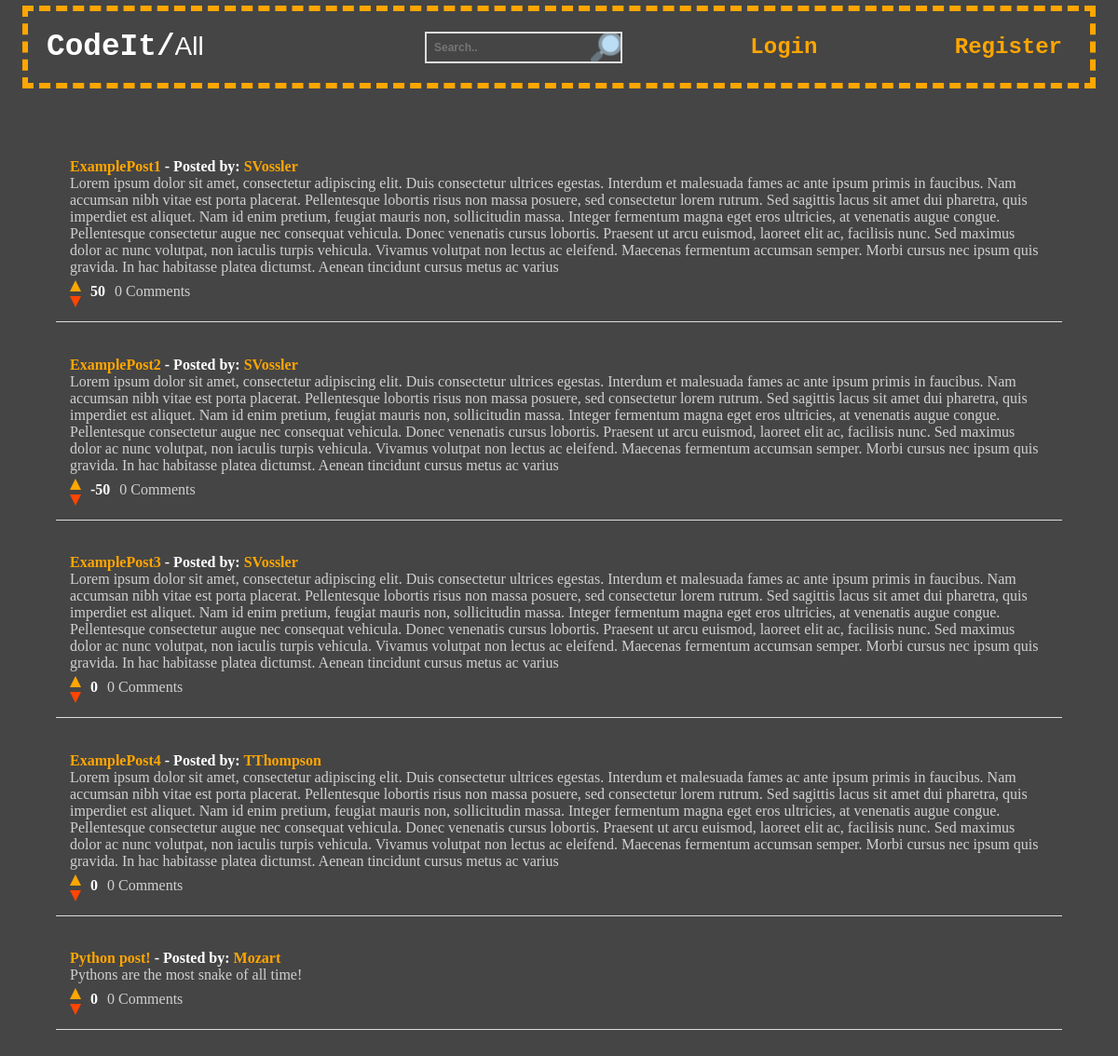
Before: / with the older database file.
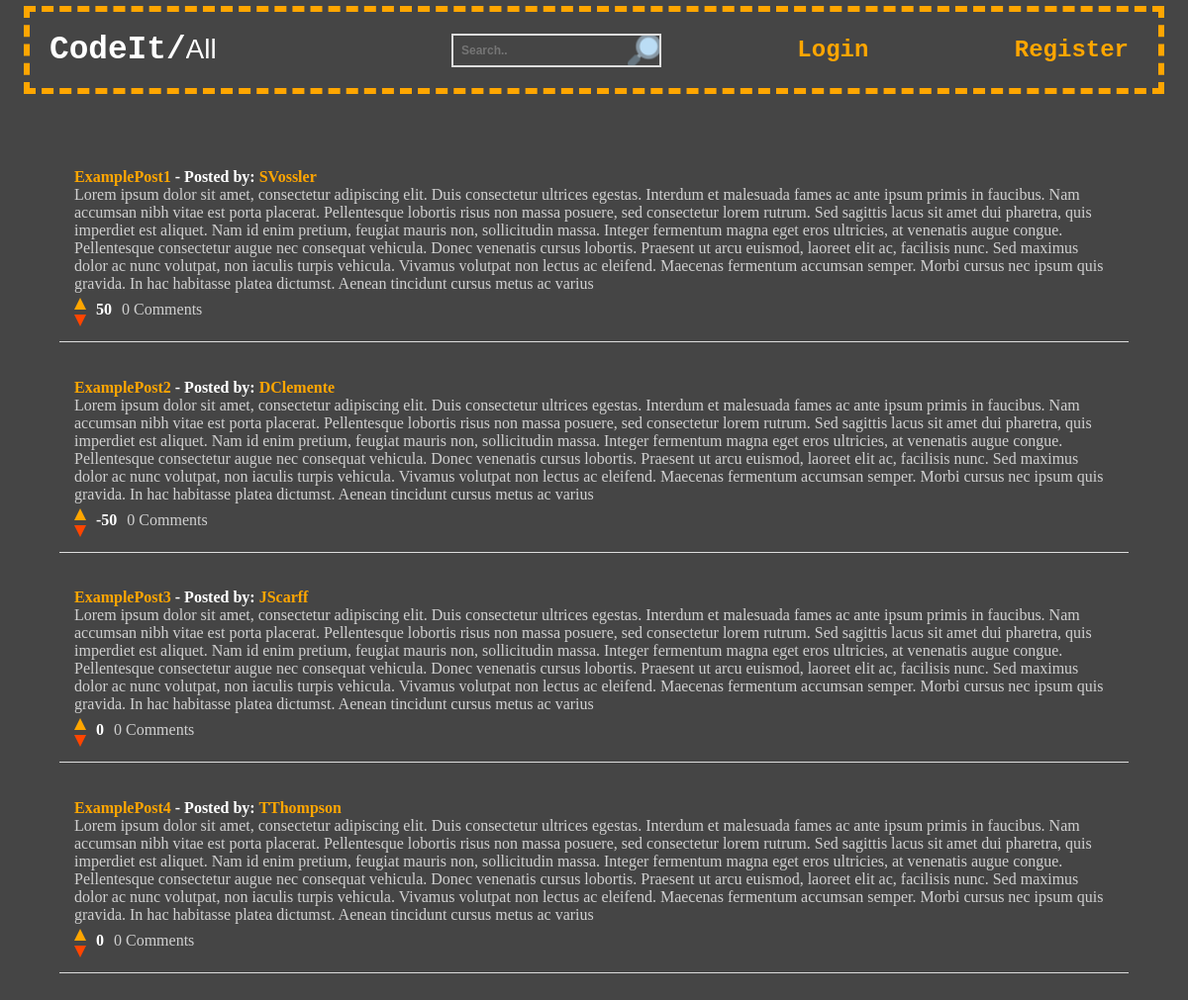
After: the same page with the newer database file.
### tables this page shows
CREATE TABLE ForumPost(
        PostId INTEGER PRIMARY KEY NOT NULL,
        PostedBy TEXT NOT NULL,
        PostTitle TEXT NOT NULL,
        PostContent TEXT NOT NULL,
        PostSubForum TEXT NOT NULL,
        Upvotes INTEGER NOT NULL,
        Downvotes INTEGER NOT NULL
    );

### run.py (the view)
@app.route("/")
def root():
    session["logged_in"] = False
    session['name'] = ""
    return index()

### run.py (called while the page is built)
@app.route("/index")
def index():
    con = sql.connect("ForumPosts.db")
    con.row_factory = sql.Row
    cur = con.cursor()
    cur.execute("ATTACH DATABASE 'PostComments.db' AS PostCommentsDB")
    cur.execute('''
        SELECT ForumPost.*, COUNT(PostComment.CommentId) AS CommentCount
        FROM ForumPost
        LEFT JOIN PostComment ON ForumPost.PostId = PostComment.PostId
        GROUP BY ForumPost.PostId
    ''')
    posts = cur.fetchall()
    if not session.get('logged_in'):
        return render_template('index.html', posts=posts)
    else:
        return render_template('index.html',
                name = session['name'], posts=posts)

### templates/index.html (shortened to what this page needs)
<!DOCTYPE html>
<html lang="en">
  <head>
    <link href="../static/css/styles.css" rel="stylesheet" />
  </head>
  <body>
    <nav class="nav-bar">
      <div class="forum-logo">
        <h3>CodeIt/</h3>
        <form id="myForm" action="/on-select-change", method="POST">
          <select id="subforum" name="subforum" onchange="submitForm()">
            <option value="all" {% if selected_subforum == 'all' %}selected{% endif %}>All</option>
          </select>
        </form>
      </div>
      <div class="search-container">
        <form action="/search", method="POST" >
          <input type="text" placeholder="Search.." name="search">
          <button type="submit"></button>
        </form>
      </div>
      {% if not session['logged_in'] %}
        <a href="/login-clicked">Login</a>
        <a href="/register">Register</a>
      {% endif %}
    </nav>
    <section class="posts-section">
      <ul class="posts-list">
        {% for post in posts %}
          <li class="posts-list-item">
            <strong><a href="{{url_for('post', post_id=post['PostId'])}}">{{post["PostTitle"]}}</a> - Posted by: <a href="{{url_for('profile', posted_by=post['PostedBy'])}}">{{post["PostedBy"]}}</a></strong><br>
            <p>{{post["PostContent"]}}</p>
            <div class="vote-container">
              <div class="arrow-container">
                <a class="upvote-arrow" href="{{url_for('upvote_clicked', post_id=post['PostId'])}}"></a>
                <a class="downvote-arrow" href="{{url_for('downvote_clicked', post_id=post['PostId'])}}"></a>
              </div>
              <span class="vote-count">{{ post["Upvotes"] - post["Downvotes"]}}</span>
              <span class="comment-count">{{ post["CommentCount"] }} Comments</span>
            </div>
          </li>
        {% endfor %}
      </ul>
    </section>
  </body>
</html>

### static/css/styles.css (style rules this page uses)
* { margin: 0; padding: 0; background-color: rgb(69, 69, 69); }
.nav-bar { background-color: rgb(69, 69, 69); color: #fff; font-family: "Courier New", "Lucida Console", Monaco, Consolas, monospace; display: flex; flex-wrap: wrap; justify-content: space-between; align-items: center; margin-top: 0.5%; margin-bottom: 5%; margin-right: 2%; margin-left: 2%; padding: 20px; border: 0.75ex dashed hsl(39, 100%, 50%); }
.forum-logo { font-size: 28px; display: flex; align-items: center; }
.nav-bar #myForm #subforum { border: none; color: #fff; background-color: transparentA; font-size: 28px; -webkit-appearance: none; -moz-appearance: none; appearance: none; }
.nav-bar .search-container { border: none; }
.nav-bar input[type=text] { font-size: 12px; font-weight: bold; padding: 8px; color: #fff; border-style: solid; border-right: none; border-color: #ddd }
.nav-bar .search-container button { float: right; padding: 17px; background: rgb(69, 69, 69); background-image: url("../img/magnifying-glass.png"); background-size: cover; font-size: 10px; border: none; cursor: pointer; box-shadow: inset 0 -2px 0 0 #ddd, inset -2px 0 0 0 #ddd, inset 0 2px 0 0 #ddd, inset 2px 0 0 0 transparent; }
nav a { font-size: 24px; margin-right: 10px; color: hsl(39, 100%, 50%); font-weight: bold; }
.posts-section a { color: hsl(39, 100%, 50%); font-weight: bold; }
a:link { text-decoration: none; }
.posts-section { color: orange; margin: 5%; }
.posts-section .posts-list { list-style-type: none; }
.posts-section .posts-list .posts-list-item { margin-bottom: 2%; color: rgb(208,208,208); padding: 15px; border-bottom: 1px solid #ddd; }
.posts-section strong { color: #fff; }
.upvote-arrow { width: 0; height: 0; border-left: 6px solid transparent; border-right: 6px solid transparent; border-bottom: 12px solid hsl(39, 100%, 50%); position: relative; margin-bottom: 5px; margin-top: 5px; }
.downvote-arrow { width: 0; height: 0; border-left: 6px solid transparent; border-right: 6px solid transparent; border-top: 12px solid orangered; position: relative; }
.vote-container { display: flex; align-items: center; }
.arrow-container { display: flex; flex-direction: column; align-items: center; }
.vote-count { margin-left: 10px; font-weight: bold; color: #fff; }
.comment-count { padding-left: 10px; }
.nav-bar #myForm #subforum { padding-right: 0px; }

Changed rows visible on the page:
removed ForumPost: PostTitle "Python post!", PostedBy "Mozart", PostContent "Pythons are the most snake of all time!", post['Upvotes']-post['Downvotes'] "0", CommentCount "0"
changed ForumPost "ExamplePost2": PostedBy "SVossler" → "DClemente"
changed ForumPost "ExamplePost3": PostedBy "SVossler" → "JScarff"
